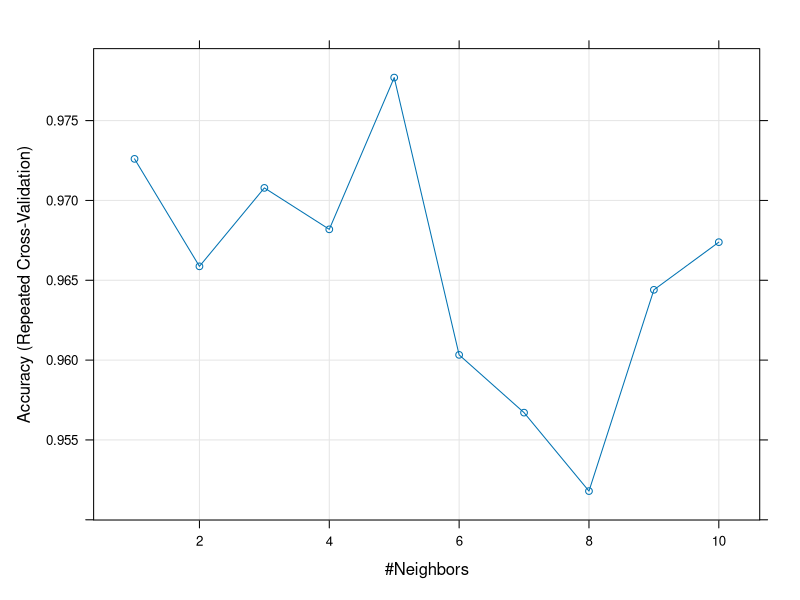
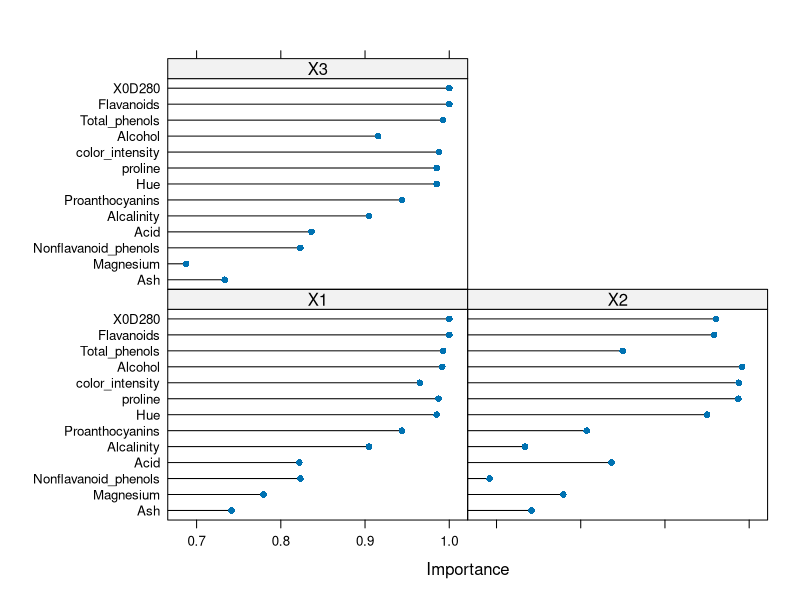

R code for these plots, in order:
# Caret 패키지 : 
# 머신러닝을 쉽게 할 수 있도록 도와주는 패키지
install.packages('caret', dependencies = TRUE)
library(caret)

rawdata <- read.csv(file="wine.csv", header=T)
rawdata$Class <- as.factor(rawdata$Class) # 범주형 데이터로 변환

str(rawdata)

# 트레이닝 - 테스트 데이터로 분할하기
analdata <- rawdata

set.seed(2020)

# sample(a, b) : 1부터 a까지의 숫자중에 b개를 추출
# nrow : 데이터의 행(row)수
datatotal <- sort(sample(nrow(analdata), nrow(analdata)*0.7))

train <- rawdata[datatotal, ]
test <- rawdata[-datatotal,]

train_X <- train[,1:13]
train_y <- train[,14]

test_x <- test[,1:13]
test_y <- test[,14]

# 데이터 훈련관정의 파라미터 설정하기 = trainContrlol
# method = "repeatedcv : cross-validation 반복
# number = 10 : 훈련데이터의 fold 갯수
# repeats = 5 : cross-validation의 반복 횟수
ctrl <- trainControl(method = "repeatedcv", number = 10, repeats = 5)

# k 범위 설정 
customGrid <- expand.grid(k=1:10)

# 알고리즘을 이용해 데이터 학습을 통한 모델 생성 - train()
knnFit <- train(
  Class ~., # .은 모든데이터를 쓰겠다
  data = train,
  method = "knn",
  trControl = ctrl,
  preProcess = c("center", "scale"),
  tuneGrid = customGrid,
  metric = "Accuracy"
)

knnFit



plot(knnFit)

pred_test <- predict(knnFit, newdata = test)
confusionMatrix(pred_test, test$Class)


# 변수의 중요도
importance_knn <- varImp(knnFit, scale=F)
plot(importance_knn)





